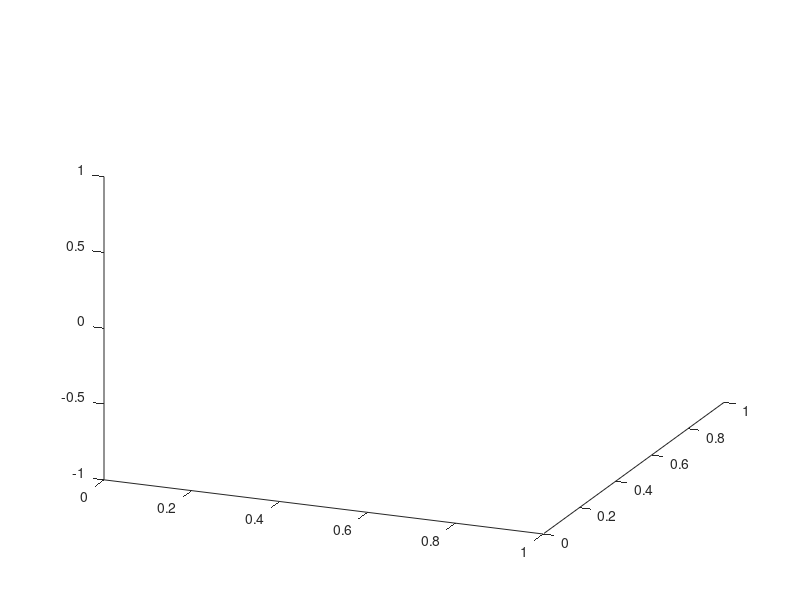

Recreate this plot in MATLAB. (Note: this script raises an error after producing the figure.)
% nH_skewColl_3d_ani.m
% Script to render simulation from nH_skewColl_3d.m as gif/mp4

% *** IMPORT WORKSPACE (from nH_skewColl_3d.m run) ***

% *** OR IMPORT DATA from .dat files (uncomment section below)***
%{
% PHX (x-coords) (NP x k+1)
    filename = 'PHX.dat'; delimiterIn = ';'; headerlinesIn = 0;
    PHX = importdata(filename,delimiterIn,headerlinesIn); 
% PHY (y-coords) (NP x k+1)
    filename = 'PHY.dat'; delimiterIn = ';'; headerlinesIn = 0;
    PHY = importdata(filename,delimiterIn,headerlinesIn); 
% PHZ (z-coords) (NP x k+1)
    filename = 'PHZ.dat'; delimiterIn = ';'; headerlinesIn = 0;
    PHZ = importdata(filename,delimiterIn,headerlinesIn); 
% JPK (NP x k+1)
    filename = 'Jpk.dat'; delimiterIn = ';'; headerlinesIn = 0;
    JPK = importdata(filename,delimiterIn,headerlinesIn);
% GNxyz (grid node positions) (NG x 3)
    filename = 'GNxyz.dat'; delimiterIn = ';'; headerlinesIn = 0;
    GNxyz = importdata(filename,delimiterIn,headerlinesIn);
    Ei = GNxyz(:,1); Ej = GNxyz(:,2); Ek = GNxyz(:,3);
% Energy EvT = [t,E,Q,K,El,G] (k+1 x 6)
    filename = 'Engy.dat'; delimiterIn = ';'; headerlinesIn = 0;
    EvT = importdata(filename,delimiterIn,headerlinesIn);
    T = EvT(:,1); E = EvT(:,2); El = EvT(:,3); K = EvT(:,4);
%}

% VIEWS ("calibrated")
az = 22.3778; el = 25.1439; % good angle
% az = 0.7234; el = 90;       % top down (xy-plane)
% az = 90.0205; el = 0.0776;  % side view (yz-plane)
% az = 0.0447; el = 0.0677;   % side view (xz-plane)
view([az,el]);

% SET View (manually)
psize = 25; 
NP = size(PHX,1);
figure(1)
scatter3(PHX(:,1),PHY(:,1),PHZ(:,1),psize,'filled','c'); hold on;
scatter3(Ei(:),Ej(:),Ek(:),1,'+','b');
hold off;
view([az,el]);

% ANIMATION
% *** BREAK HERE *** To set VIEWING ANGLE manually ***
Jcol = JPK;
[az,el] = view;
figure(1);
set(gcf, 'color', 'w');

% gif:
% filename = 'nH_skewColl_3d_ani.gif';

% mp4 video: 
filename = 'nH_skewColl_3d_ani.mp4'; v = VideoWriter(filename,'MPEG-4'); open(v);

for n = 1:length(T)
    % Particle color dependent on stress
    scatter3(PHX(:,n),PHY(:,n),PHZ(:,n),psize*ones(NP,1),[1-Jcol(:,n),Jcol(:,n),Jcol(:,n)],'filled'); hold on;
    
    % 2 color balls 
%     scatter3(PHX(1:NP/2,n),PHY(1:NP/2,n),PHZ(1:NP/2,n),psize,'filled','co'); hold on; 
%     scatter3(PHX((NP/2)+1:end,n),PHY((NP/2)+1:end,n),PHZ((NP/2)+1:end,n),psize,'filled','mo'); hold on; 

    % Eul. grid
    scatter3(Ei(:),Ej(:),Ek(:),1,'+','MarkerEdgeColor','none','MarkerFaceColor','none'); hold off;
    
    % Title & Labels
    title('\textbf{neo-Hookean: Skew Impact of Balls}',['$t_{k}=$',' ',num2str(T(n),'%.2f')],'Interpreter','latex');
    xlabel('$x$','Interpreter','latex');
    ylabel('$y$','Interpreter','latex');
    zlabel('$z$','Interpreter','latex');
    
    view([az,el]);
    drawnow
    frame = getframe(1);
    im = frame2im(frame);
    [imind,cm] = rgb2ind(im,256);

    % gif:
    %{
    if n == 1
        imwrite(imind,cm,filename,'gif','DelayTime',0.00001, 'Loopcount',inf);
    else
        imwrite(imind,cm,filename,'gif','DelayTime',0.00001,'WriteMode','append');
    end
    %}
    
    % mp4 video:
    writeVideo(v,frame);
end

% mp4 video:
close(v);
